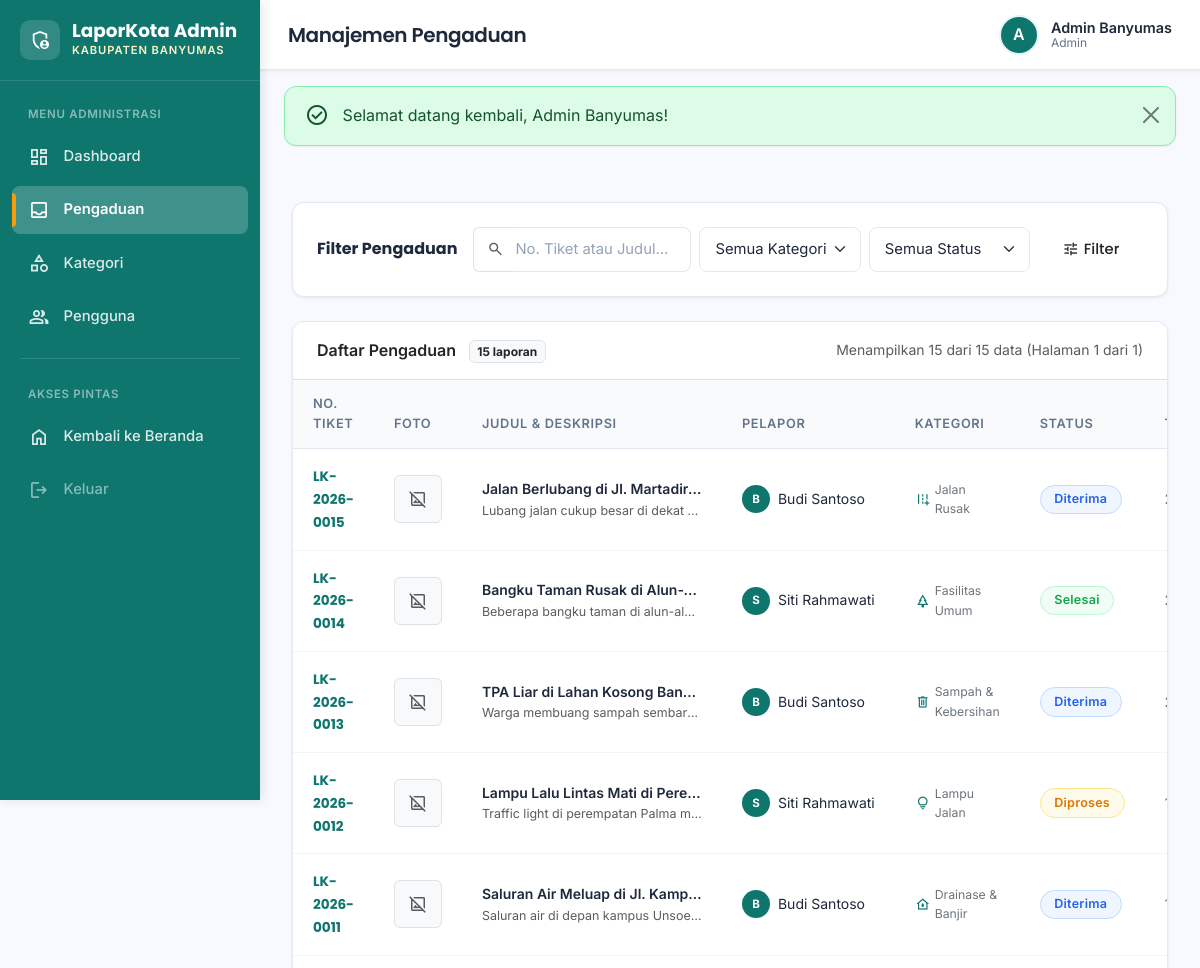
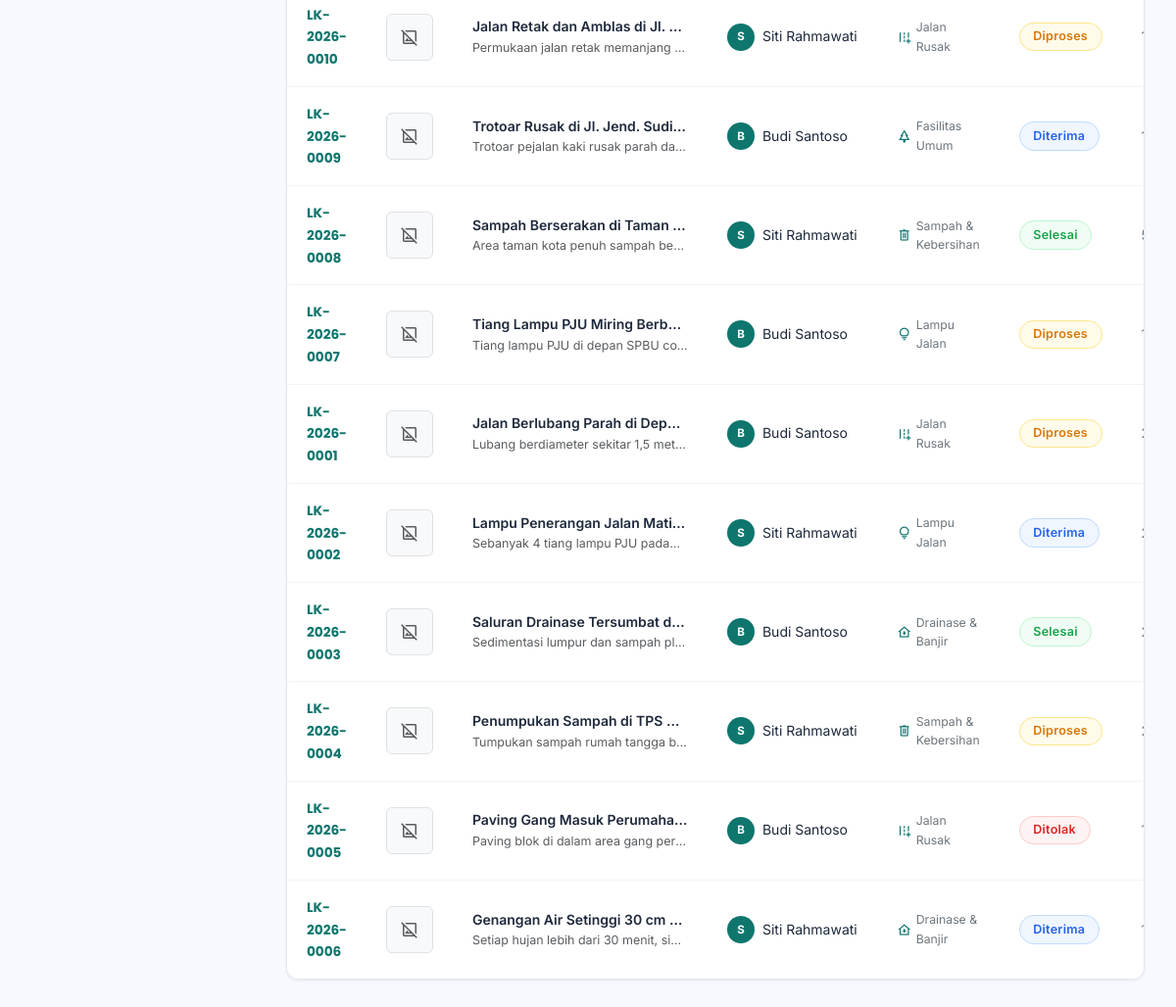
/admin/complaints.php (signed in), run on the app's committed database (2 pictures, top to bottom).
### tables this page shows
CREATE TABLE complaints (
    id              INT AUTO_INCREMENT PRIMARY KEY,
    user_id         INT           NOT NULL,
    category_id     INT           NOT NULL,
    ticket_code     VARCHAR(20)   NOT NULL UNIQUE,
    title           VARCHAR(255)  NOT NULL,
    description     TEXT          NOT NULL,
    address         VARCHAR(500)  NOT NULL,
    latitude        DECIMAL(10,8) DEFAULT NULL,
    longitude       DECIMAL(11,8) DEFAULT NULL,
    photo           VARCHAR(255)  DEFAULT NULL,
    status          ENUM('Diterima','Diproses','Selesai','Ditolak') NOT NULL DEFAULT 'Diterima',
    admin_response  TEXT          DEFAULT NULL,
    created_at      DATETIME      NOT NULL DEFAULT CURRENT_TIMESTAMP,
    updated_at      DATETIME      NOT NULL DEFAULT CURRENT_TIMESTAMP ON UPDATE CURRENT_TIMESTAMP,
    FOREIGN KEY (user_id)     REFERENCES users(id)      ON DELETE CASCADE,
    FOREIGN KEY (category_id) REFERENCES categories(id) ON DELETE RESTRICT,
    INDEX idx_status   (status),
    INDEX idx_user     (user_id),
    INDEX idx_category (category_id),
    INDEX idx_created  (created_at)
);

CREATE TABLE users (
    id          INT AUTO_INCREMENT PRIMARY KEY,
    name        VARCHAR(100)  NOT NULL,
    email       VARCHAR(150)  NOT NULL UNIQUE,
    phone       VARCHAR(20)   DEFAULT NULL,
    password    VARCHAR(255)  NOT NULL,
    role        ENUM('warga','admin') NOT NULL DEFAULT 'warga',
    photo       VARCHAR(255)  DEFAULT NULL,
    is_active   TINYINT(1)    NOT NULL DEFAULT 1,
    created_at  DATETIME      NOT NULL DEFAULT CURRENT_TIMESTAMP,
    updated_at  DATETIME      NOT NULL DEFAULT CURRENT_TIMESTAMP ON UPDATE CURRENT_TIMESTAMP
);

CREATE TABLE categories (
    id          INT AUTO_INCREMENT PRIMARY KEY,
    name        VARCHAR(100)  NOT NULL UNIQUE,
    icon        VARCHAR(50)   DEFAULT 'category',
    created_at  DATETIME      NOT NULL DEFAULT CURRENT_TIMESTAMP
);

### includes/helpers.php (called while the page is built, shortened)
<?php
function e($str) {
    return htmlspecialchars($str ?? '', ENT_QUOTES, 'UTF-8');
}
function base_url($path = '') {
    return '/aduan-kota/' . ltrim($path, '/');
}
function paginate($totalRows, $perPage, $currentPage) {
    $totalPages = max(1, ceil($totalRows / $perPage));
    $currentPage = max(1, min($currentPage, $totalPages));
    $offset = ($currentPage - 1) * $perPage;
    return [
        'total_rows'   => $totalRows,
        'per_page'     => $perPage,
        'current_page' => $currentPage,
        'total_pages'  => $totalPages,
        'offset'       => $offset
    ];
}
function statusBadgeClass($status) {
    switch ($status) {
        case 'Diterima': return 'badge-diterima';
        case 'Diproses': return 'badge-diproses';
        case 'Selesai':  return 'badge-selesai';
        case 'Ditolak':  return 'badge-ditolak';
    }
}

### admin/complaints.php (the view, shortened to what this page needs)
<?php
require_once __DIR__ . '/../includes/auth.php';
require_once __DIR__ . '/../includes/helpers.php';
$search = trim($_GET['search'] ?? '');
$bindTypes = '';
$bindParams = [];
$whereSql = '';
$countSql = "SELECT COUNT(*) AS total
FROM complaints c
JOIN users u ON c.user_id = u.id
JOIN categories cat ON c.category_id = cat.id
{$whereSql}";
$countStmt = $conn->prepare($countSql);
$countStmt->execute();
$totalRows = (int)$countStmt->get_result()->fetch_assoc()['total'];
$currentPage = isset($_GET['page']) ? (int)$_GET['page'] : 1;
$pagination = paginate($totalRows, 15, $currentPage);
$dataSql = "SELECT c.id, c.ticket_code, c.photo, c.title, c.description, c.status, c.admin_response, c.created_at,
                   u.name AS pelapor_name, cat.name AS category_name, cat.icon AS category_icon,
                   (SELECT COUNT(*) FROM upvotes up WHERE up.complaint_id = c.id) AS upvotes_count
            FROM complaints c
            JOIN users u ON c.user_id = u.id
            JOIN categories cat ON c.category_id = cat.id
            {$whereSql}
            ORDER BY c.created_at DESC
            LIMIT ? OFFSET ?";
$dataBindTypes = $bindTypes . 'ii';
$dataBindParams = $bindParams;
$dataBindParams[] = $pagination['per_page'];
$dataBindParams[] = $pagination['offset'];
$dataStmt = $conn->prepare($dataSql);
$dataStmt->bind_param($dataBindTypes, ...$dataBindParams);
$dataStmt->execute();
$complaints = $dataStmt->get_result()->fetch_all(MYSQLI_ASSOC);
include __DIR__ . '/../includes/sidebar.php';
?>
<div class="card card-custom p-4 mb-4">
    <div class="row g-3 align-items-center">
        <div class="col-12 col-md-auto">
            <h5 class="mb-0 fs-6 fw-bold">Filter Pengaduan</h5>
        </div>
        <div class="col-12 col-md">
            <form method="GET" action="<?= base_url('admin/complaints.php') ?>" class="row g-2 align-items-center">
                <div class="col-12 col-sm-6 col-lg-4">
                    <div class="input-group">
                        <span class="input-group-text bg-white border-end-0 text-muted">
                            <span class="material-symbols-outlined" style="font-size: 18px;">search</span>
                        </span>
                        <input type="text" name="search" class="form-control border-start-0 ps-0" placeholder="No. Tiket atau Judul..." value="<?= e($search) ?>">
                    </div>
                </div>
                <div class="col-12 col-sm-6 col-lg-3">
                    <select name="category" class="form-select">
                        <option value="">Semua Kategori</option>
                    </select>
                </div>
                <div class="col-12 col-sm-6 col-lg-3">
                    <select name="status" class="form-select">
                        <option value="">Semua Status</option>
                    </select>
                </div>
                <div class="col-12 col-sm-6 col-lg-2 d-flex gap-2">
                    <button type="submit" class="btn btn-teal w-100 d-flex align-items-center justify-content-center gap-1">
                        <span class="material-symbols-outlined" style="font-size: 18px;">tune</span>
                        <span>Filter</span>
                    </button>
                </div>
            </form>
        </div>
    </div>
</div>
<div class="card card-custom overflow-hidden mb-4">
    <div class="p-3 px-4 border-bottom bg-white d-flex align-items-center justify-content-between">
        <div>
            <span class="fw-semibold">Daftar Pengaduan</span>
            <span class="badge bg-light text-dark ms-2 border"><?= number_format($totalRows, 0, ',', '.') ?> laporan</span>
        </div>
        <div class="text-muted small">
            Menampilkan <?= count($complaints) ?> dari <?= $totalRows ?> data (Halaman <?= $pagination['current_page'] ?> dari <?= $pagination['total_pages'] ?>)
        </div>
    </div>
    <div class="table-responsive">
        <table class="table table-custom align-middle">
            <thead>
                <tr>
                    <th>No. Tiket</th>
                    <th>Foto</th>
                    <th>Judul & Deskripsi</th>
                    <th>Pelapor</th>
                    <th>Kategori</th>
                    <th>Status</th>
                    <th>Tanggal</th>
                </tr>
            </thead>
            <tbody>
                <?php if (empty($complaints)): ?>
                    <tr>
                        <td colspan="9" class="text-center py-5 text-muted">
                            <span class="material-symbols-outlined d-block mb-2 text-secondary" style="font-size: 40px;">inbox</span>
                            Tidak ada pengaduan yang sesuai dengan filter atau kriteria pencarian.
                        </td>
                    </tr>
                <?php else: ?>
                    <?php foreach ($complaints as $item): ?>
                        <tr>
                            <td>
                                <span class="fw-bold" style="color: var(--primary); font-family: 'Poppins', sans-serif; font-size: 0.85rem;">
                                    <?= e($item['ticket_code']) ?>
                                </span>
                            </td>
                            <td>
                                <?php if (!empty($item['photo'])): ?>
                                    <a href="<?= base_url('uploads/' . $item['photo']) ?>" target="_blank" title="Lihat Foto Ukuran Penuh">
                                        <img src="<?= base_url('uploads/' . $item['photo']) ?>" alt="Foto Pengaduan" style="width: 48px; height: 48px; object-fit: cover; border-radius: 8px; border: 1px solid var(--border-color);">
                                    </a>
                                <?php else: ?>
                                    <div class="d-flex align-items-center justify-content-center bg-light text-muted border rounded" style="width: 48px; height: 48px;">
                                        <span class="material-symbols-outlined" style="font-size: 20px;">image_not_supported</span>
                                    </div>
                                <?php endif; ?>
                            </td>
                            <td style="max-width: 260px;">
                                <div class="fw-semibold text-truncate" title="<?= e($item['title']) ?>">
                                    <?= e($item['title']) ?>
                                </div>
                                <div class="text-muted small text-truncate" style="font-size: 0.78rem;" title="<?= e($item['description']) ?>">
                                    <?= e($item['description']) ?>
                                </div>
                            </td>
                            <td>
                                <div class="d-flex align-items-center gap-2">
                                    <div class="rounded-circle d-flex align-items-center justify-content-center text-white fw-bold" style="width: 28px; height: 28px; background-color: var(--primary); font-size: 0.72rem; flex-shrink: 0;">
                                        <?= strtoupper(substr($item['pelapor_name'] ?? 'U', 0, 1)) ?>
                                    </div>
                                    <span class="text-truncate" style="max-width: 120px;" title="<?= e($item['pelapor_name']) ?>">
                                        <?= e($item['pelapor_name']) ?>
                                    </span>
                                </div>
                            </td>
                            <td>
                                <div class="d-flex align-items-center gap-1 text-secondary small">
                                    <span class="material-symbols-outlined" style="font-size: 16px; color: var(--primary);">
                                    </span>
                                    <span><?= e($item['category_name']) ?></span>
                                </div>
                            </td>
                            <td>
                                <span class="badge-status <?= statusBadgeClass($item['status']) ?>">
                                    <?= e($item['status']) ?>
                                </span>
                            </td>
                            <td class="text-secondary small" style="white-space: nowrap;">
                            </td>
                        </tr>
                    <?php endforeach; ?>
                <?php endif; ?>
            </tbody>
        </table>
    </div>
</div>
    </div>
</div>
</body>
</html>

### data on the page
complaints: ticket_code "LK-2026-0015", title "Jalan Berlubang di Jl. Martadir…", description "Lubang jalan cukup besar di dekat…", user.name "B", user.name "Budi Santoso", category.name "Jalan Rusak", status "Diterima"
complaints: ticket_code "LK-2026-0014", title "Bangku Taman Rusak di Alun-…", description "Beberapa bangku taman di alun-al…", user.name "S", user.name "Siti Rahmawati", category.name "Fasilitas Umum", status "Selesai"
complaints: ticket_code "LK-2026-0013", title "TPA Liar di Lahan Kosong Ban…", description "Warga membuang sampah sembar…", user.name "B", user.name "Budi Santoso", category.name "Sampah & Kebersihan", status "Diterima"
complaints: ticket_code "LK-2026-0012", title "Lampu Lalu Lintas Mati di Pere…", description "Traffic light di perempatan Palma m…", user.name "S", user.name "Siti Rahmawati", category.name "Lampu Jalan", status "Diproses"
complaints: ticket_code "LK-2026-0011", title "Saluran Air Meluap di Jl. Kamp…", description "Saluran air di depan kampus Unsoe…", user.name "B", user.name "Budi Santoso", category.name "Drainase & Banjir", status "Diterima"
complaints: ticket_code "LK-2026-0010", title "Jalan Retak dan Amblas di Jl.…", description "Permukaan jalan retak memanjang…", user.name "S", user.name "Siti Rahmawati", category.name "Jalan Rusak", status "Diproses"
complaints: ticket_code "LK-2026-0009", title "Trotoar Rusak di Jl. Jend. Sudi…", description "Trotoar pejalan kaki rusak parah da…", user.name "B", user.name "Budi Santoso", category.name "Fasilitas Umum", status "Diterima"
complaints: ticket_code "LK-2026-0008", title "Sampah Berserakan di Taman…", description "Area taman kota penuh sampah be…", user.name "S", user.name "Siti Rahmawati", category.name "Sampah & Kebersihan", status "Selesai"
complaints: ticket_code "LK-2026-0007", title "Tiang Lampu PJU Miring Berb…", description "Tiang lampu PJU di depan SPBU co…", user.name "B", user.name "Budi Santoso", category.name "Lampu Jalan", status "Diproses"
complaints: ticket_code "LK-2026-0001", title "Jalan Berlubang Parah di Dep…", description "Lubang berdiameter sekitar 1,5 met…", user.name "B", user.name "Budi Santoso", category.name "Jalan Rusak", status "Diproses"
complaints: ticket_code "LK-2026-0002", title "Lampu Penerangan Jalan Mati…", description "Sebanyak 4 tiang lampu PJU pada…", user.name "S", user.name "Siti Rahmawati", category.name "Lampu Jalan", status "Diterima"
complaints: ticket_code "LK-2026-0003", title "Saluran Drainase Tersumbat d…", description "Sedimentasi lumpur dan sampah pl…", user.name "B", user.name "Budi Santoso", category.name "Drainase & Banjir", status "Selesai"
complaints: ticket_code "LK-2026-0004", title "Penumpukan Sampah di TPS…", description "Tumpukan sampah rumah tangga b…", user.name "S", user.name "Siti Rahmawati", category.name "Sampah & Kebersihan", status "Diproses"
complaints: ticket_code "LK-2026-0005", title "Paving Gang Masuk Perumaha…", description "Paving blok di dalam area gang per…", user.name "B", user.name "Budi Santoso", category.name "Jalan Rusak", status "Ditolak"
complaints: ticket_code "LK-2026-0006", title "Genangan Air Setinggi 30 cm…", description "Setiap hujan lebih dari 30 menit, si…", user.name "S", user.name "Siti Rahmawati", category.name "Drainase & Banjir", status "Diterima"

### other printed values
$topbarTitle "Manajemen Pengaduan"
substr($currentUser['name'] ?? 'A', 0, 1) "A"
$currentUser['name'] "Admin Banyumas"
$currentUser['role'] "Admin"
$adminSuccess "Selamat datang kembali, Admin Banyumas!"
$totalRows "15"
count($complaints) "15"
$pagination['current_page'] "1"
$pagination['total_pages'] "1"
